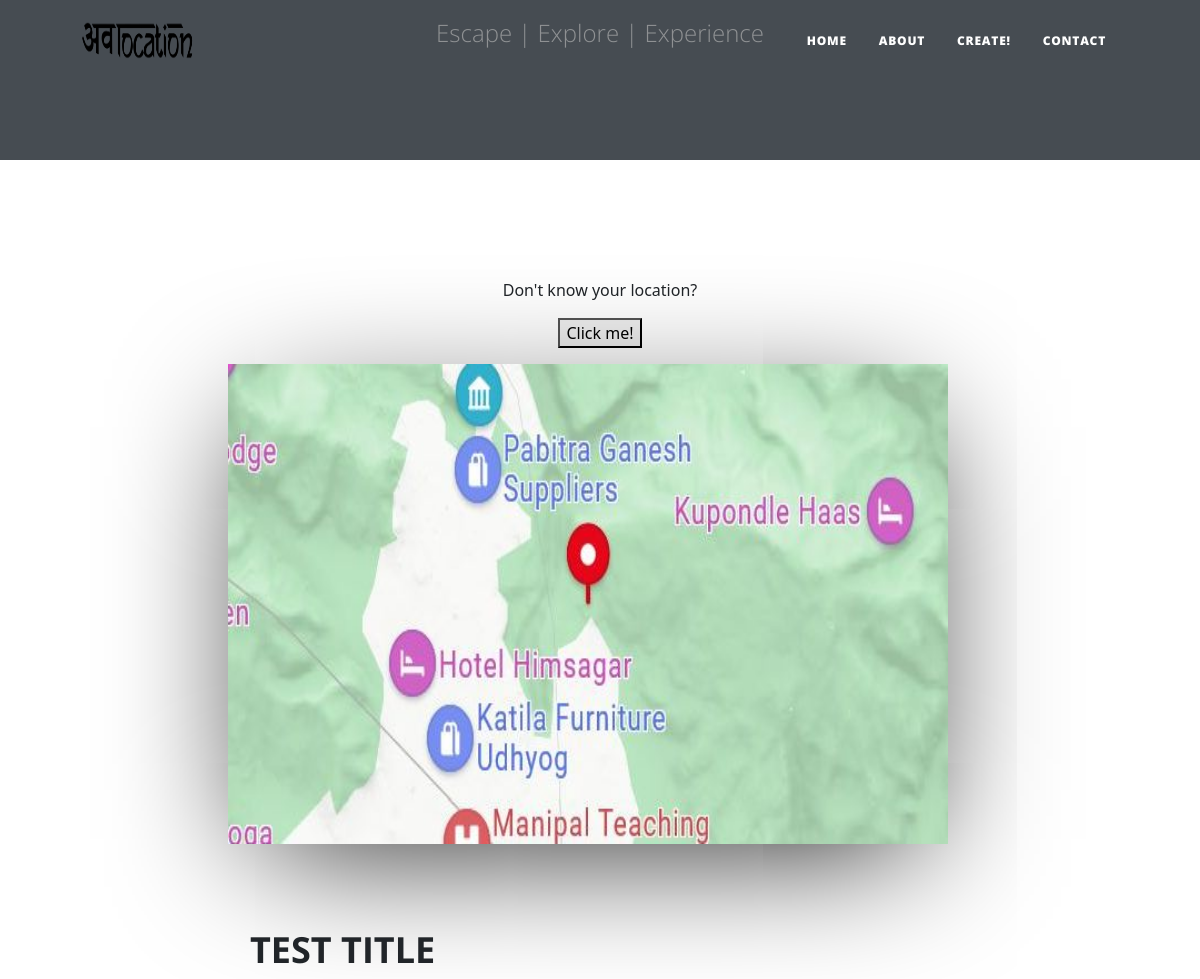
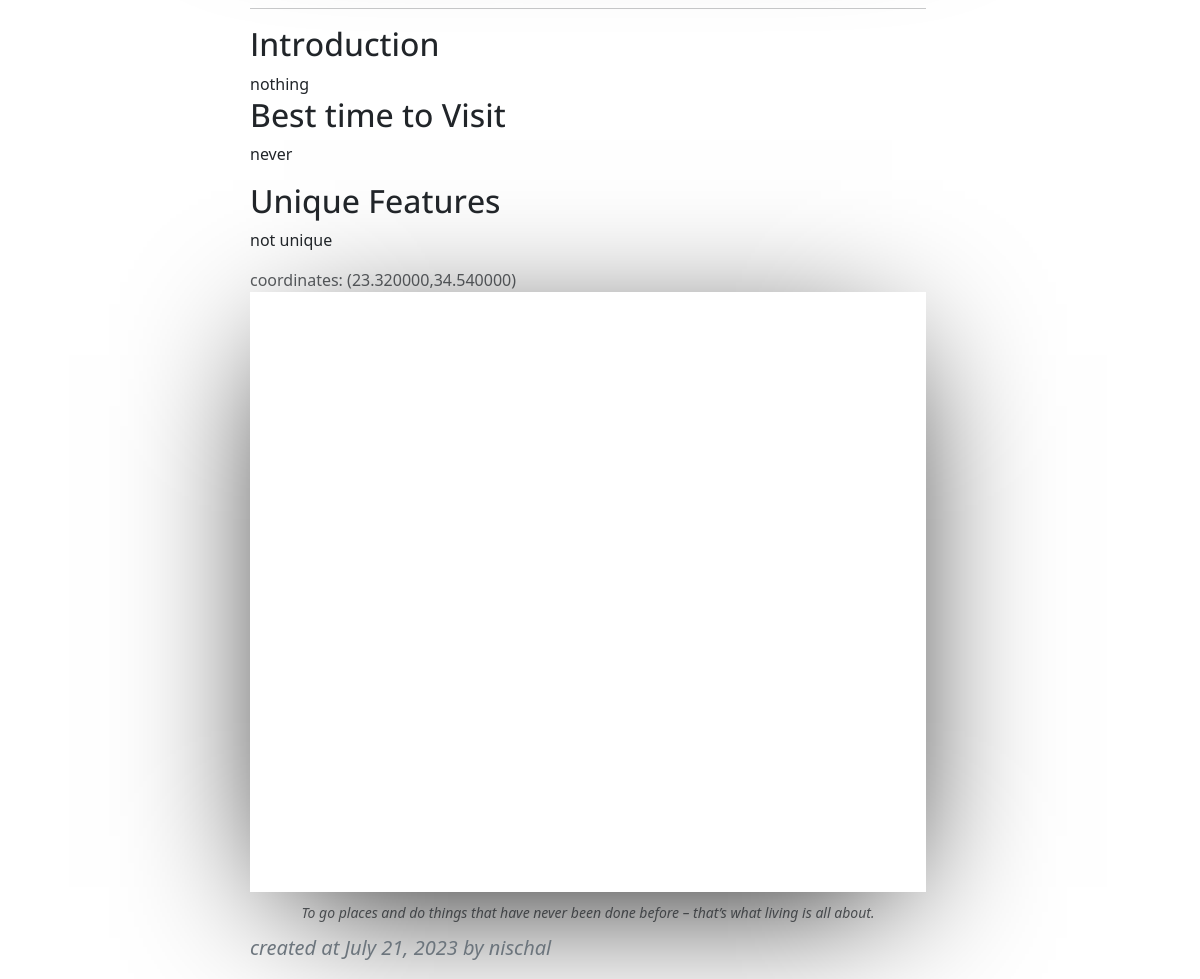
The app's page /blog/25/ with its own data (2 pictures, top to bottom).
### blog/models.py (models this page shows, shortened)
class Blog(models.Model):
    title = models.CharField(max_length=200)
    location = models.CharField(max_length=200,null=True,blank=True)
    desc = models.ForeignKey(Description, on_delete=models.CASCADE)
    image= models.ImageField(upload_to='images/',null=True,blank=True)
    created_at = models.DateTimeField(auto_now_add=True)
    author_id = models.IntegerField(null=True,blank=True)
    choices = (
        ('Food', 'Food'),
        ('Accomodation', 'Accomodation'),
        ('Cultural', 'Cultural'),
        ('Historic', 'Historic'),
        ('Others', 'Others'),
    )
    category = models.CharField(max_length=200, choices=choices, default='Others')
    author_name = models.ForeignKey(User, on_delete=models.CASCADE, null=True, blank=True)
    latitude = models.DecimalField(max_digits=9, decimal_places=6)
    longitude = models.DecimalField(max_digits=9, decimal_places=6)
    def __str__(self):
        return self.title

class Description(models.Model):
    things_to_do = models.CharField(max_length=2000 ,null=True,blank=True)
    best_time_to_visit = models.CharField(max_length=50,null=True,blank=True)
    unique_features = models.CharField(max_length=50,null=True,blank=True)

### blog/views.py (the view)
# urls.py: 2. Add a URL to urlpatterns:  path('blog/', include('blog.urls'))
def blog(request,blog_id):
    oneblog=Blog.objects.get(id=blog_id)
    print(oneblog)
    template_name = 'blog.html'
    context = {
        'blog':oneblog,
    }
    return render(request,template_name,context)

### blog/templates/blog.html (shortened to what this page needs)
{% extends 'base.html' %}
{% load static %}
{% block csslinking %}
<link href="https://cdn.jsdelivr.net/npm/bootstrap@5.3.0/dist/css/bootstrap.min.css" rel="stylesheet">
    <link rel = 'stylesheet' href= {% static 'css\base.css' %} >
    <link rel = 'stylesheet' href= {% static 'css\blog.css' %} >
{% endblock csslinking %}
{% block contentbody %}
    <div class="row   justify-content-center fix-width ">
        {% if blog.image %}
            <img class="blog-image" src="{{blog.image.url}}"/>
        {% endif %}
            <div class="col-md-10 col-lg-8 col-xl-7">
                <br>
                <h1 class = "section-heading">{{blog.title}}</h1>
                <hr>
                <h2 class = "section-subheading"> Introduction</h2>
                {{blog.desc.things_to_do}}
                <h2 class="section-subheading">Best time to Visit</h2>
                <p>{{blog.desc.best_time_to_visit}}</p>
                <h2 class="section-subheading">Unique Features</h2>
                <p>{{blog.desc.unique_features}}</p>
                <span class="text-muted">
                    coordinates: ({{blog.latitude}},{{blog.longitude}})
                </span>
                <div id="map" style="width:100%;height:600px;"></div>
                <span class="caption text-muted">To go places and do things that have never been done before – that’s what living is all about.</span>
                <blockquote class="blockquote">
                    created at {{blog.created_at.date}} by {{blog.author_name}}
                </blockquote>
            </div>
    </div>
{% endblock contentbody %}

### static/css/base.css (style rules this page uses)
.blog-image { width: 60vw; height: 40vw; }
h1 { font-size: 3vw; text-transform: uppercase; }
html, body { height: 100%; }
#map { box-shadow: 0px 29px 144px -34px rgba(0,0,0,1); -webkit-box-shadow: 0px 29px 144px -34px rgba(0,0,0,1); -moz-box-shadow: 0px 29px 144px -34px rgba(0,0,0,1); transition: 2s ease-in-out; }

### static/css/blog.css (style rules this page uses)
html { height: 100%; }
body { height: fit-content; }
.fix-width { width: 100%; }
#map { box-shadow: 0px 29px 144px -34px rgba(0,0,0,1); -webkit-box-shadow: 0px 29px 144px -34px rgba(0,0,0,1); -moz-box-shadow: 0px 29px 144px -34px rgba(0,0,0,1); transition: 2s ease-in-out; }
.blog-image { padding-left: 0; padding-right: 0; box-shadow: 0px 29px 144px -34px rgba(0,0,0,1); -webkit-box-shadow: 0px 29px 144px -34px rgba(0,0,0,1); -moz-box-shadow: 0px 29px 144px -34px rgba(0,0,0,1); }

### records on screen
Blog: image (picture), title "TEST TITLE", desc.things_to_do "nothing", desc.best_time_to_visit "never", desc.unique_features "not unique", latitude "23.320000", longitude "34.540000", created_at "July 21, 2023", author_name "nischal"
